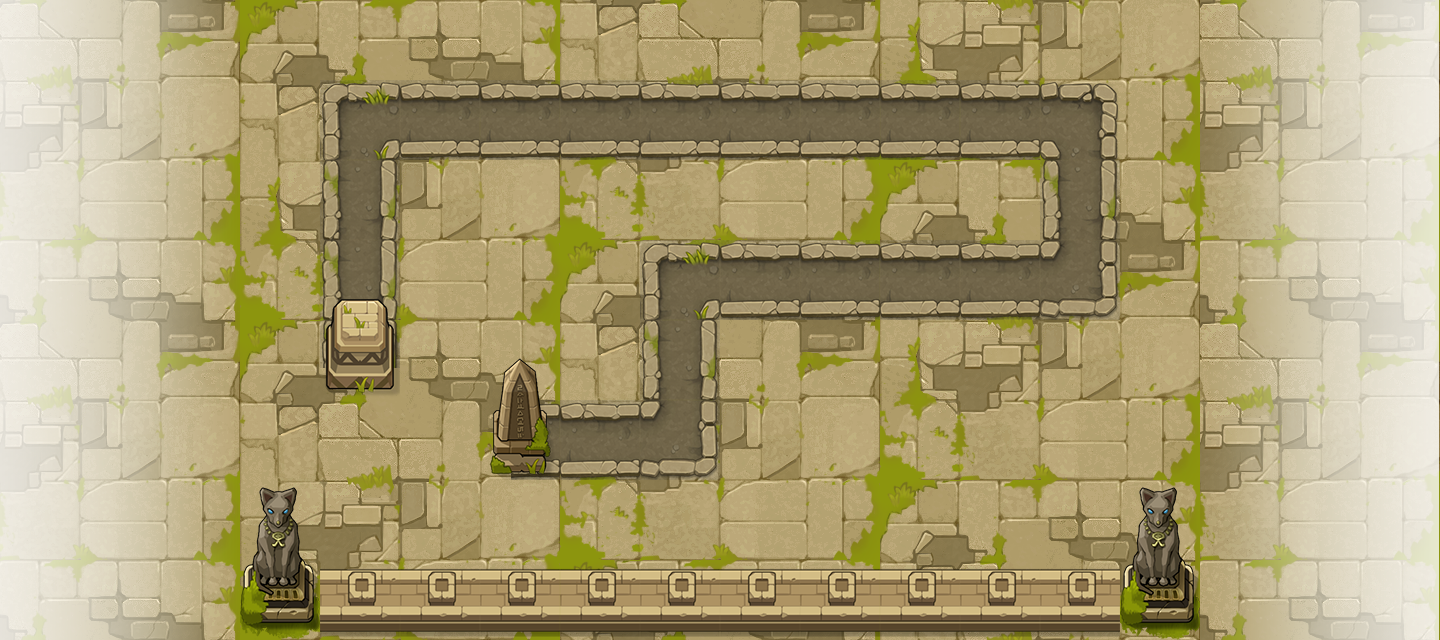

Below is a game level as drawn by its tile map, then a one-line description and the .tmx that defines it (tile-layer data replaced by summaries):
An orthogonal 18x8 tile map with 80x80 px tiles, 3 tile layers (background, road, object) and 16 objects (P0, P1, P2, P3, P4, ...).

<map version="1.0" tiledversion="1.0.3" orientation="orthogonal" renderorder="right-down" width="18" height="8" tilewidth="80" tileheight="80" nextobjectid="18">
 <tileset firstgid="1" source="huangye.tsx" />
 <layer name="background" width="18" height="8">
  <data>[144 cells, 144 non-empty, 16 distinct tile ids]</data>
 </layer>
 <layer name="road" width="18" height="8">
  <data>[144 cells, 24 non-empty, 7 distinct tile ids]</data>
 </layer>
 <layer name="object" width="18" height="8">
  <data>[144 cells, 66 non-empty, 13 distinct tile ids]</data>
 </layer>
 <objectgroup name="path" visible="0">
  <object id="1" name="P0" x="360" y="280" />
  <object id="2" name="P1" x="360" y="120" />
  <object id="3" name="P2" x="1080" y="120" />
  <object id="4" name="P3" x="1080" y="280" />
  <object id="5" name="P4" x="680" y="280" />
  <object id="6" name="P5" x="680" y="440" />
  <object id="7" name="P6" x="560" y="440" />
  <object id="8" name="O0" x="240" y="80" width="80" height="400" />
  <object id="9" name="O1" x="400" y="160" width="640" height="80" />
  <object id="11" name="O2" x="1120" y="80" width="80" height="400" />
  <object id="12" name="O3" x="720" y="320" width="400" height="160" />
  <object id="13" name="O4" x="400" y="240" width="240" height="80" />
  <object id="14" name="O5" x="400" y="320" width="80" height="80" />
  <object id="15" name="O6" x="560" y="320" width="80" height="80" />
  <object id="16" name="O7" x="320" y="400" width="160" height="80" />
  <object id="17" name="O8" x="320" y="480" width="800" height="80" />
 </objectgroup>
</map>
